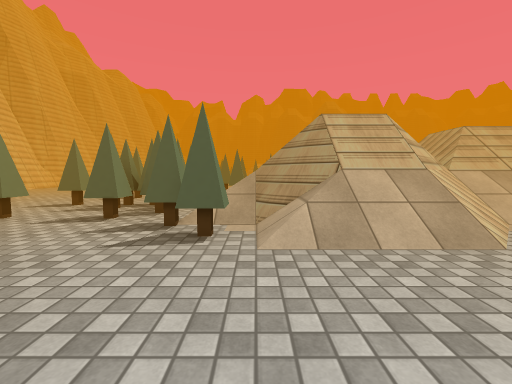
view 1 (above)

24 first-person views from a walk through a 3-D level made in the Unity game engine. The camera is 1.2 m above the floor, tilts 4° down and sees 90° across. The floor is counted in squares, 1 m on a side. Each view is taken from the middle of a square. On the plan, view 1 faces up. The plan holds only what a view shows up to about 12 squares ahead; the rest is blank. The place goes on beyond the plan. Some surface patterns are stand-ins.

view 2
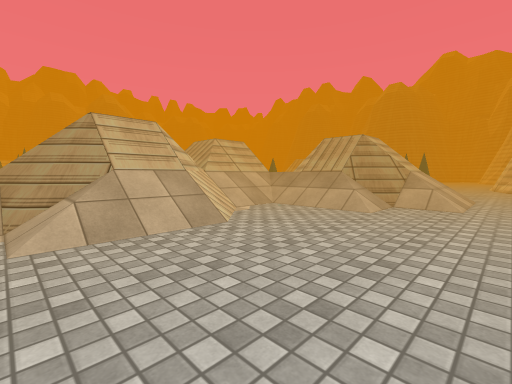

view 3
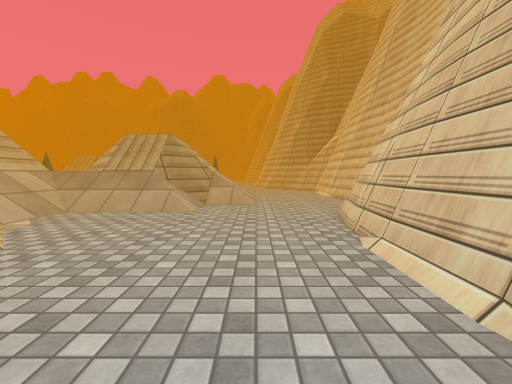

view 4
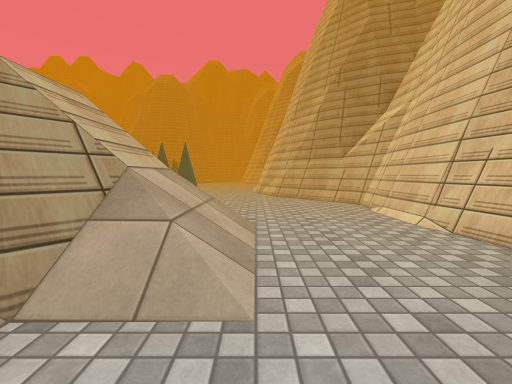

view 5
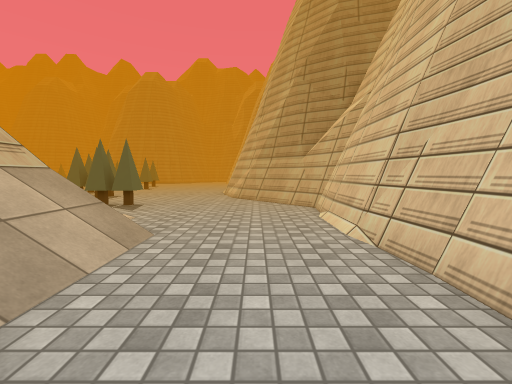

view 6
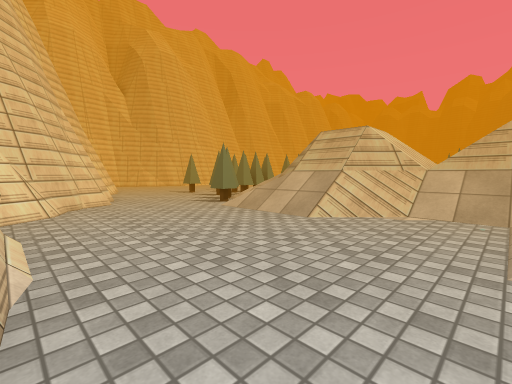

view 7
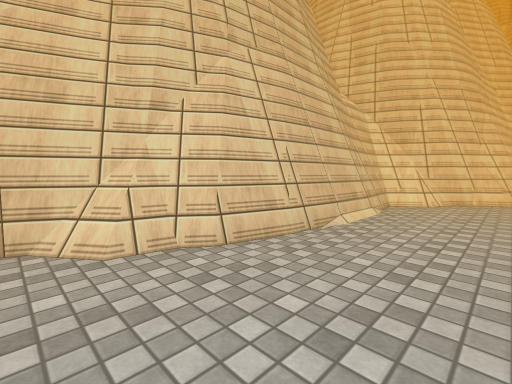

view 8
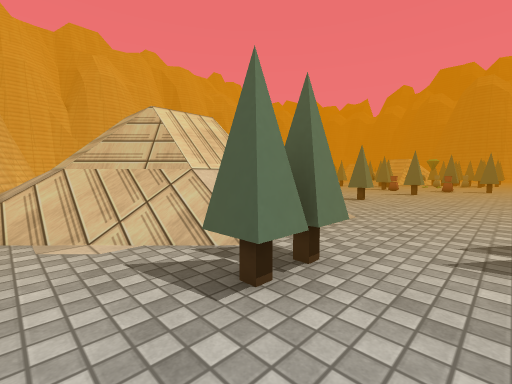

view 9
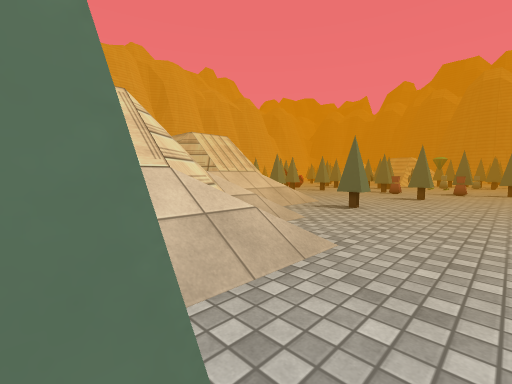

view 10
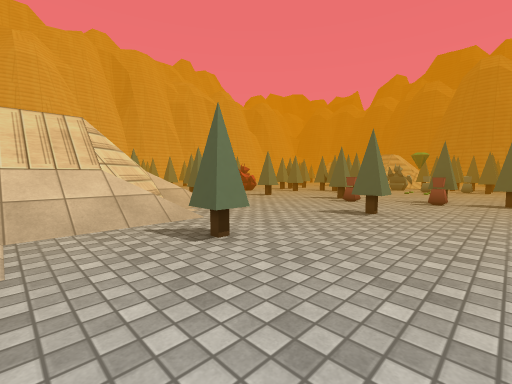

view 11
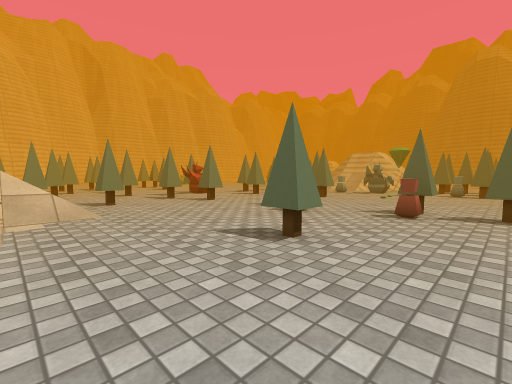

view 12
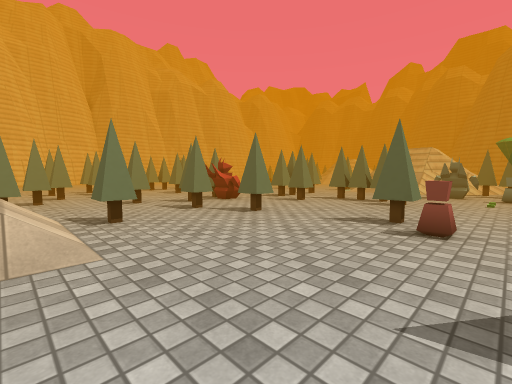

view 13
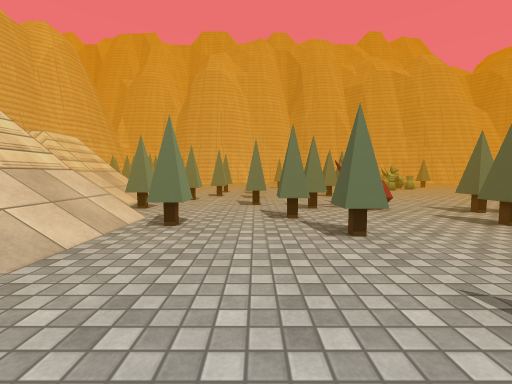

view 14
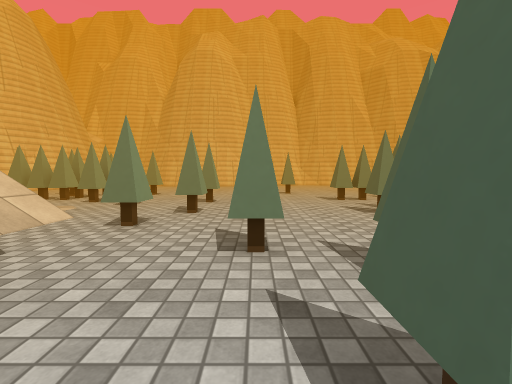

view 15
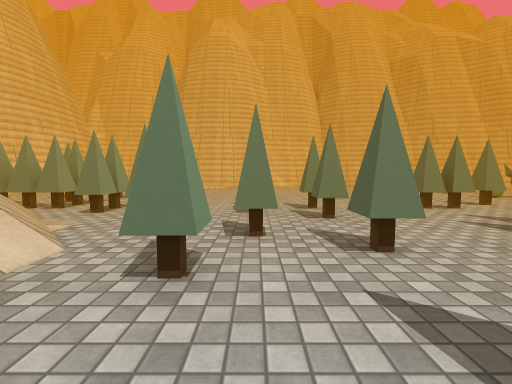

view 16
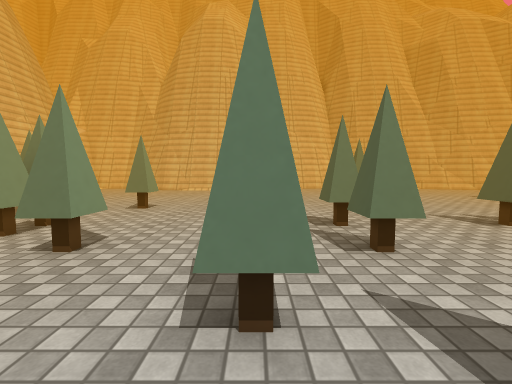

view 17
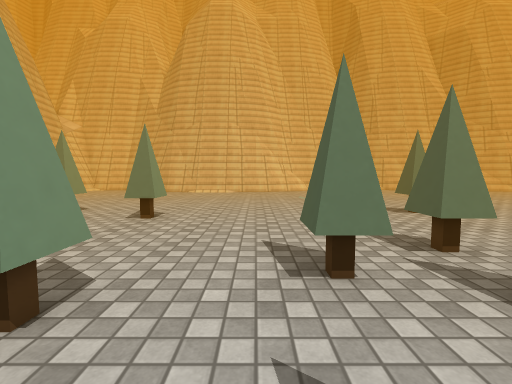

view 18
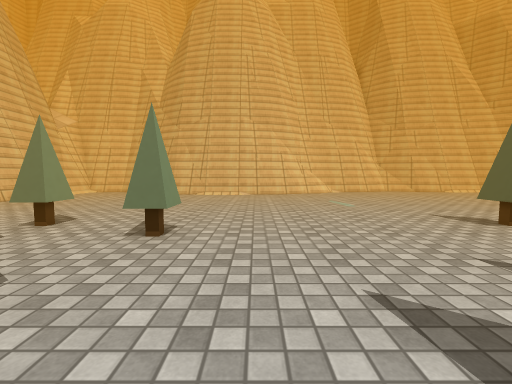

view 19
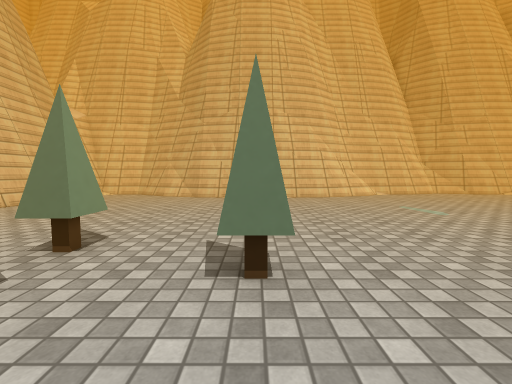

view 20
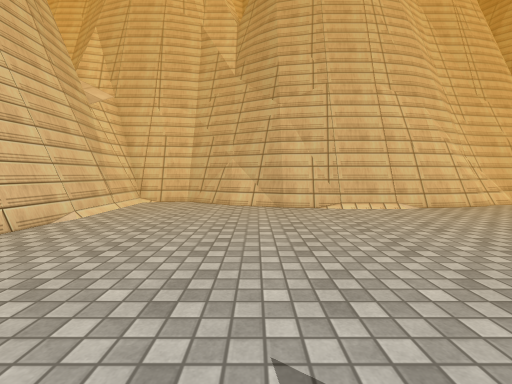

view 21
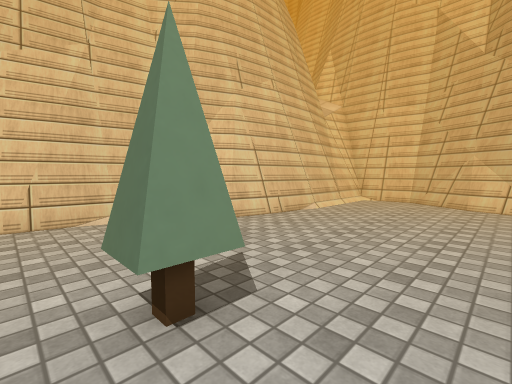

view 22
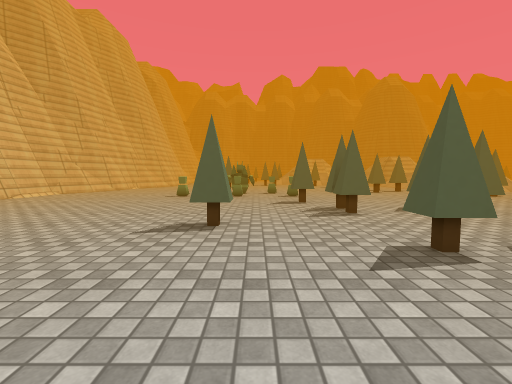

view 23
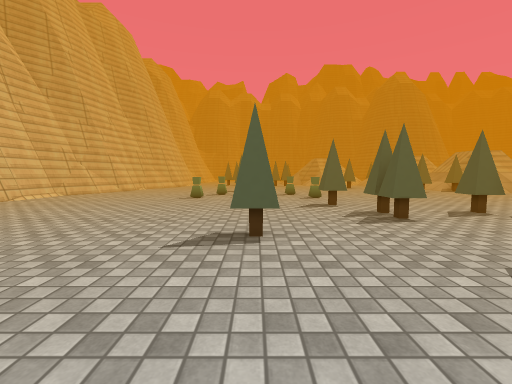

view 24
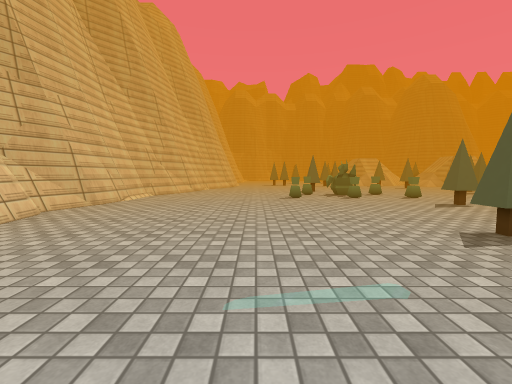

### Floor plan
Key: @ floor where view 1 was taken; # wall or solid block; . floor; / step, stairs or slope; = window, fence, low wall or low ledge; O other object.
Columns run from 19 left of view 1 to 21 right of it. Each row starts with its distance up from view 1.
 28 ##................  ......      ...= ...
 27 ##........................    ##.... ...
 26 #=.............#..........#. ... ... ...
 25 #...........................#...........
 24 #...............#..#... ................
 23 #...............#...#.   #...........#.#
 22 #=.......................#.......#...O..
 21 ##..........#............#...#....O.....
 20 ##.........................#............
 19  #=.............#.#..#..#...............
 18  ##.................................#...
 17   #..............#..#.......#............
 16   #=..................#..../////.........
 15   ##.....................#//////.........
 14   ##..............#..////  // ##//.......
 13    #.........#......///// ==/ =#//.#.....
 12   ##............##.////// =#   #//.......
 11   ##..............//  //////   ///.......
 10   #=........#.###//   ///////  /////.....
  9  ##...........#.#      //////     //.....
  8  ##.............#/ #=//#=/////    ##//...
  7  #..........#..#.//#==/==/////==  =#//...
  6  #...............#//##////////=#    //...
  5  #......... ......#//////..///// /////...
  4  ######=..  .. ..../////...//#=//#=///#..
  3      ####  ... ............//#==/==//.#..
  2            ##= ............///##////.....
  1            #####=............//////......
  0                ##..@........./////.......
 -1                 ##=......................
 -2                  ##=#####=..............#
 -3                   #### #####=..........##
 -4                           ####==########
 -5                             ###########

Positions as (right, up) in squares from view 1, and headings:
1: (0, 0), facing up
2: (0, -1), facing up-right
3: (0, 0), facing right
4: (8, 0), facing right
5: (9, -2), facing right
6: (8, -2), facing up-left
7: (10, 1), facing down-left
8: (21, 1), facing up-left
9: (20, 4), facing up-left
10: (20, 10), facing up-left
11: (20, 14), facing up-left
12: (16, 15), facing up-left
13: (15, 19), facing left
14: (9, 19), facing left
15: (6, 17), facing left
16: (3, 17), facing left
17: (1, 16), facing left
18: (-1, 15), facing left
19: (-3, 13), facing left
20: (-7, 9), facing left
21: (-6, 9), facing down-left
22: (-6, 15), facing up
23: (-7, 16), facing up
24: (-12, 16), facing up
